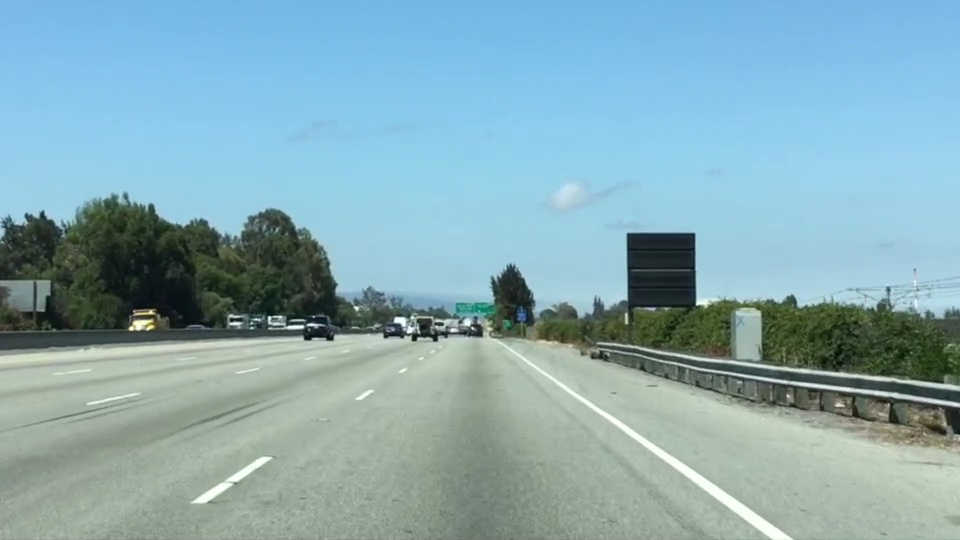
#> input picture part1/test.jpg, 960 x 540 px
$ python color_selection.py
#> lines starting #> are read from the running program, lines starting #| are printed output that depends on the picture; after the words box and inside, x2 and y2 are one past the last pixel; in counts of white or black regions, pixels touching at a corner belong together
#!/usr/bin/env python
# coding=utf-8

import matplotlib.pyplot as plt
import matplotlib.image as mpimg
import numpy as np


if __name__ == '__main__':
    img = mpimg.imread('test.jpg')
#> img is the input picture: shape (540, 960, 3); mean R, G, B 135.5, 171.1, 179.2
    print("This image is: ", type(img), 'with dimensions: ', img.shape)
#| This image is:  <class 'numpy.ndarray'> with dimensions:  (540, 960, 3)
    h = img.shape[0]
#> h = 540
    w = img.shape[1]
#> w = 960
    color_select = np.copy(img)
    rgb_threshold = [210, 220, 210]
    color_filter_out_indices = (img[:, :, 0] < rgb_threshold[0]) | \
                               (img[:, :, 1] < rgb_threshold[1]) | \
                               (img[:, :, 2] < rgb_threshold[2])
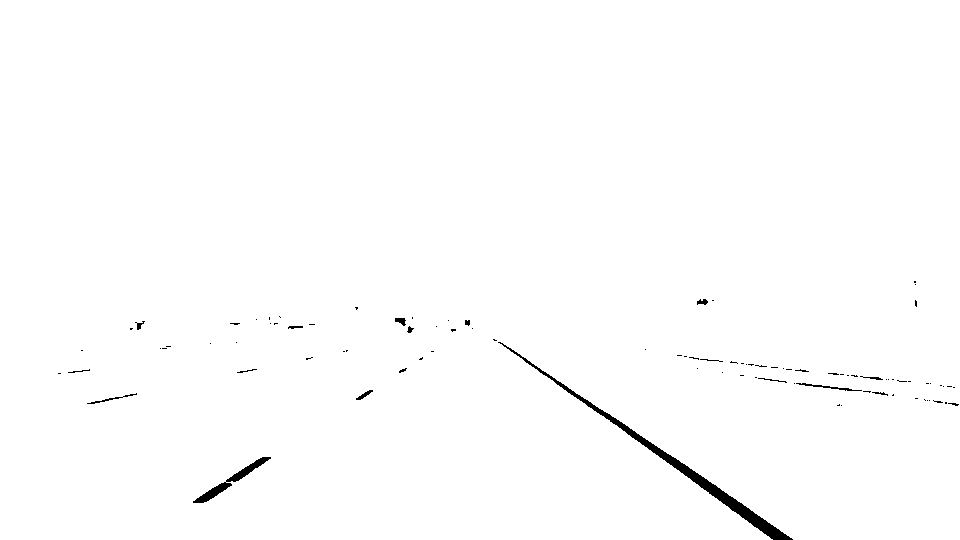
#> color_filter_out_indices: shape (540, 960) bool; 99.2% white; 93 black regions (76 under 20 px), largest, box (x1, y1, x2, y2) and area: (498, 342, 793, 540) 2293, (193, 457, 271, 503) 583, (796, 383, 862, 391) 118
    print(color_filter_out_indices.shape)
#| (540, 960)
    color_select[color_filter_out_indices] = 0
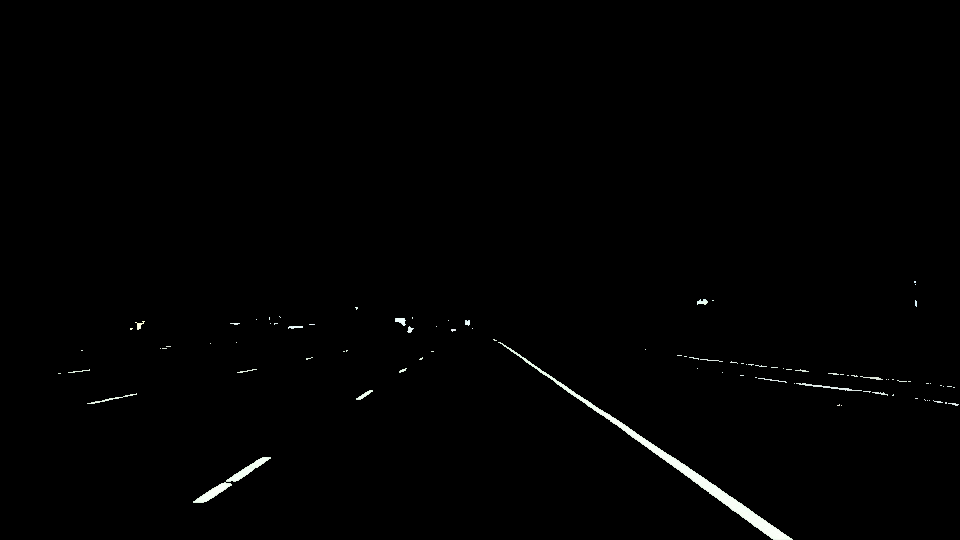
#> color_select: shape (540, 960, 3); mean R, G, B 1.8, 1.8, 1.8

    fig = plt.gcf()
    # draw the R channel
    r_channel = np.zeros(img.shape, dtype = img.dtype)
    r_channel[:, :, 0] = img[:, :, 0]
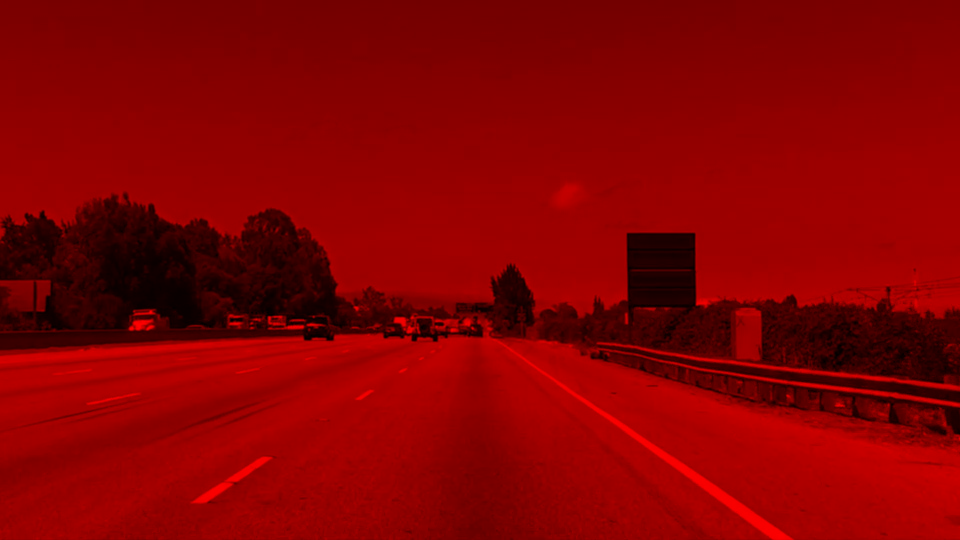
#> r_channel: shape (540, 960, 3); mean R, G, B 135.5, 0, 0
    axs_r = fig.add_subplot(2, 3, 1, title = "R Channel")
    axs_r.imshow(r_channel)

    # draw the G channel
    g_channel = np.zeros(img.shape, dtype = img.dtype)
    g_channel[:, :, 1] = img[:, :, 1]
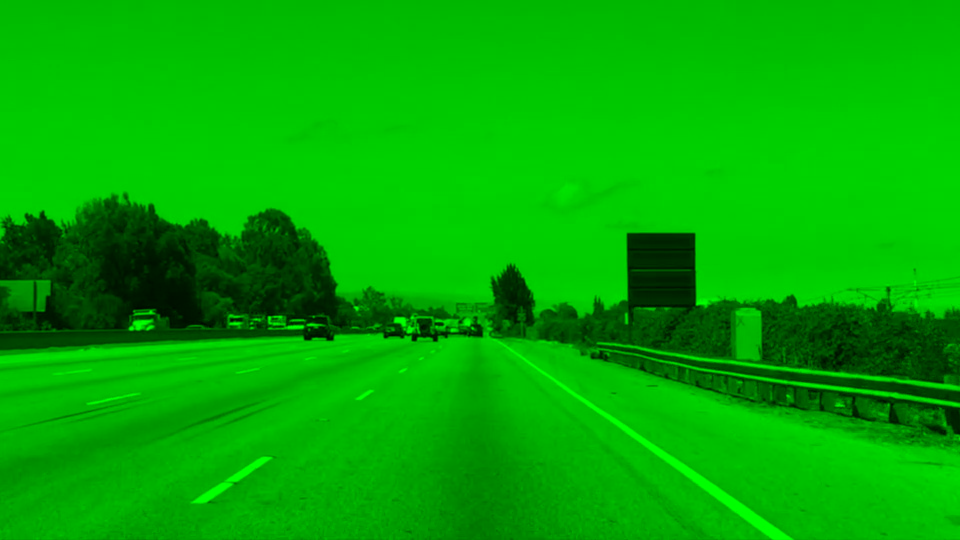
#> g_channel: shape (540, 960, 3); mean R, G, B 0, 171.1, 0
    axs_g = fig.add_subplot(2, 3, 2, title = "G Channel")
    axs_g.imshow(g_channel)

    # draw the B channle
    b_channel = np.zeros(img.shape, dtype = img.dtype)
    b_channel[:, :, 2] = img[:, :, 2]
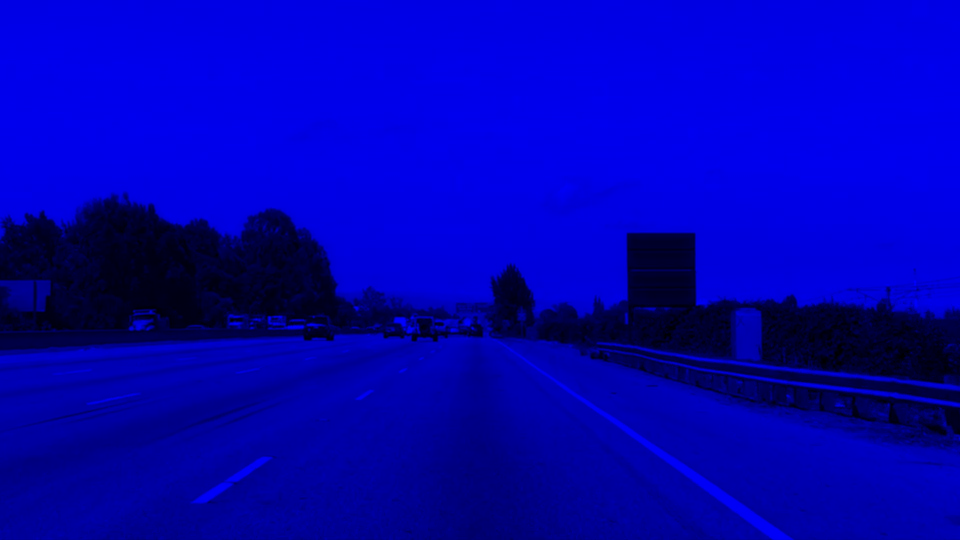
#> b_channel: shape (540, 960, 3); mean R, G, B 0, 0, 179.2
    axs_b = fig.add_subplot(2, 3, 3, title = "B Channel")
    axs_b.imshow(b_channel)

    # draw orignal image
    axs_img = fig.add_subplot(2, 2, 3, title = "original image")
    axs_img.imshow(img)

    # draw the filtered image
    axs_filtered_img = fig.add_subplot(2, 2, 4, title = "filtered image")
    axs_filtered_img.text(965, 50, "threshold_r = %d" % rgb_threshold[0])
    axs_filtered_img.text(965, 100, "threshold_g = %d" % rgb_threshold[1])
    axs_filtered_img.text(965, 150, "threshold_b = %d" % rgb_threshold[2])
    axs_filtered_img.imshow(color_select)

    plt.draw()
    plt.show()
